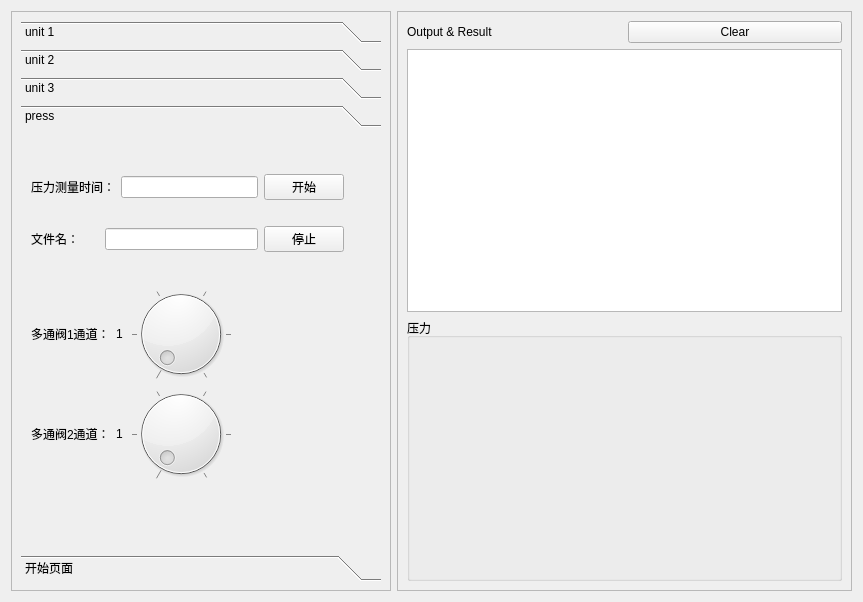
<?xml version="1.0" encoding="UTF-8"?>
<ui version="4.0">
 <class>Form</class>
 <widget class="QWidget" name="Form">
  <property name="geometry">
   <rect>
    <x>0</x>
    <y>0</y>
    <width>863</width>
    <height>602</height>
   </rect>
  </property>
  <property name="sizePolicy">
   <sizepolicy hsizetype="Expanding" vsizetype="Expanding">
    <horstretch>1</horstretch>
    <verstretch>0</verstretch>
   </sizepolicy>
  </property>
  <property name="windowTitle">
   <string>多肽合成操作界面</string>
  </property>
  <layout class="QVBoxLayout" name="verticalLayout_3">
   <item>
    <layout class="QHBoxLayout" name="horizontalLayout_9" stretch="2,8">
     <item>
      <widget class="QFrame" name="frame">
       <property name="minimumSize">
        <size>
         <width>380</width>
         <height>230</height>
        </size>
       </property>
       <property name="frameShape">
        <enum>QFrame::StyledPanel</enum>
       </property>
       <property name="frameShadow">
        <enum>QFrame::Raised</enum>
       </property>
       <layout class="QVBoxLayout" name="verticalLayout_7">
        <item>
         <widget class="QToolBox" name="toolBox">
          <property name="toolTip">
           <string>&lt;html&gt;&lt;head/&gt;&lt;body&gt;&lt;p&gt;&lt;br/&gt;&lt;/p&gt;&lt;/body&gt;&lt;/html&gt;</string>
          </property>
          <property name="styleSheet">
           <string notr="true"/>
          </property>
          <property name="currentIndex">
           <number>3</number>
          </property>
          <widget class="QWidget" name="page">
           <property name="geometry">
            <rect>
             <x>0</x>
             <y>0</y>
             <width>98</width>
             <height>28</height>
            </rect>
           </property>
           <attribute name="label">
            <string>unit 1</string>
           </attribute>
           <widget class="QWidget" name="layoutWidget">
            <property name="geometry">
             <rect>
              <x>10</x>
              <y>11</y>
              <width>340</width>
              <height>244</height>
             </rect>
            </property>
            <layout class="QVBoxLayout" name="verticalLayout_100">
             <item>
              <layout class="QHBoxLayout" name="horizontalLayout_101">
               <item>
                <widget class="QLabel" name="pump3_label">
                 <property name="text">
                  <string>pump3:</string>
                 </property>
                </widget>
               </item>
               <item>
                <widget class="QSpinBox" name="pump3_spinbox">
                 <property name="maximum">
                  <number>300</number>
                 </property>
                </widget>
               </item>
               <item>
                <widget class="QPushButton" name="pump3_open_button">
                 <property name="text">
                  <string>Open</string>
                 </property>
                </widget>
               </item>
               <item>
                <widget class="QPushButton" name="pump3_stop_button">
                 <property name="text">
                  <string>Stop</string>
                 </property>
                </widget>
               </item>
               <item>
                <widget class="QPushButton" name="pump3_reverse">
                 <property name="text">
                  <string>reverse</string>
                 </property>
                </widget>
               </item>
              </layout>
             </item>
             <item>
              <layout class="QHBoxLayout" name="horizontalLayout_102">
               <item>
                <widget class="QLabel" name="pump4_label">
                 <property name="text">
                  <string>pump4:</string>
                 </property>
                </widget>
               </item>
               <item>
                <widget class="QSpinBox" name="pump4_spinbox">
                 <property name="maximum">
                  <number>300</number>
                 </property>
                </widget>
               </item>
               <item>
                <widget class="QPushButton" name="pump4_open_button">
                 <property name="text">
                  <string>Open</string>
                 </property>
                </widget>
               </item>
               <item>
                <widget class="QPushButton" name="pump4_stop_button">
                 <property name="text">
                  <string>Stop</string>
                 </property>
                </widget>
               </item>
               <item>
                <widget class="QPushButton" name="pump4_reverse">
                 <property name="text">
                  <string>reverse</string>
                 </property>
                </widget>
               </item>
              </layout>
             </item>
             <item>
              <layout class="QHBoxLayout" name="horizontalLayout_103">
               <item>
                <widget class="QLabel" name="pump5_label">
                 <property name="text">
                  <string>pump5:</string>
                 </property>
                </widget>
               </item>
               <item>
                <widget class="QSpinBox" name="pump5_spinbox">
                 <property name="maximum">
                  <number>300</number>
                 </property>
                </widget>
               </item>
               <item>
                <widget class="QPushButton" name="pump5_open_button">
                 <property name="text">
                  <string>Open</string>
                 </property>
                </widget>
               </item>
               <item>
                <widget class="QPushButton" name="pump5_stop_button">
                 <property name="text">
                  <string>Stop</string>
                 </property>
                </widget>
               </item>
               <item>
                <widget class="QPushButton" name="pump5_reverse">
                 <property name="text">
                  <string>reverse</string>
                 </property>
                </widget>
               </item>
              </layout>
             </item>
             <item>
              <layout class="QHBoxLayout" name="horizontalLayout_104">
               <item>
                <widget class="QLabel" name="unit1_wash">
                 <property name="text">
                  <string>wash:</string>
                 </property>
                </widget>
               </item>
               <item>
                <widget class="QSpinBox" name="unit1_wash_spinbox">
                 <property name="maximum">
                  <number>300</number>
                 </property>
                </widget>
               </item>
               <item>
                <widget class="QPushButton" name="unit1_wash_open_button">
                 <property name="text">
                  <string>Open</string>
                 </property>
                </widget>
               </item>
               <item>
                <widget class="QPushButton" name="unit1_wahs_stop_button">
                 <property name="text">
                  <string>Stop</string>
                 </property>
                </widget>
               </item>
               <item>
                <widget class="QPushButton" name="unit1_reverse">
                 <property name="text">
                  <string>reverse</string>
                 </property>
                </widget>
               </item>
              </layout>
             </item>
             <item>
              <layout class="QHBoxLayout" name="horizontalLayout_105">
               <item>
                <widget class="QLabel" name="unit1_waste_label">
                 <property name="text">
                  <string>waste:</string>
                 </property>
                </widget>
               </item>
               <item>
                <widget class="QSpinBox" name="unit1_waste_spinbox">
                 <property name="maximum">
                  <number>300</number>
                 </property>
                </widget>
               </item>
               <item>
                <widget class="QPushButton" name="unit1_waste_open_button">
                 <property name="text">
                  <string>Open</string>
                 </property>
                </widget>
               </item>
               <item>
                <widget class="QPushButton" name="unit1_waste_stop_button">
                 <property name="text">
                  <string>Stop</string>
                 </property>
                </widget>
               </item>
               <item>
                <widget class="QPushButton" name="unit1_waste_reverse">
                 <property name="text">
                  <string>reverse</string>
                 </property>
                </widget>
               </item>
              </layout>
             </item>
             <item>
              <layout class="QHBoxLayout" name="horizontalLayout_106" stretch="3,2,2">
               <property name="spacing">
                <number>10</number>
               </property>
               <item>
                <widget class="QLabel" name="unit1_depro_label">
                 <property name="text">
                  <string>脱保护：</string>
                 </property>
                </widget>
               </item>
               <item>
                <widget class="QPushButton" name="unit1_depro_start_button">
                 <property name="text">
                  <string>开始</string>
                 </property>
                </widget>
               </item>
               <item>
                <widget class="QPushButton" name="unit1_depro_stop_button">
                 <property name="text">
                  <string>暂停</string>
                 </property>
                </widget>
               </item>
              </layout>
             </item>
             <item>
              <layout class="QHBoxLayout" name="horizontalLayout_107" stretch="3,2,2">
               <property name="sizeConstraint">
                <enum>QLayout::SetDefaultConstraint</enum>
               </property>
               <item>
                <widget class="QLabel" name="unit1_couple_label">
                 <property name="text">
                  <string>缩合：</string>
                 </property>
                </widget>
               </item>
               <item>
                <widget class="QPushButton" name="unit1_couple_start_button">
                 <property name="text">
                  <string>开始</string>
                 </property>
                </widget>
               </item>
               <item>
                <widget class="QPushButton" name="unit1_couple__stop_button">
                 <property name="text">
                  <string>暂停</string>
                 </property>
                </widget>
               </item>
              </layout>
             </item>
             <item>
              <layout class="QHBoxLayout" name="horizontalLayout_108" stretch="3,2,2">
               <item>
                <widget class="QLabel" name="unit1_wash_label">
                 <property name="text">
                  <string>清洗：</string>
                 </property>
                </widget>
               </item>
               <item>
                <widget class="QSpinBox" name="unit1_wash_frequence_sppinbox">
                 <property name="maximum">
                  <number>10</number>
                 </property>
                </widget>
               </item>
               <item>
                <widget class="QPushButton" name="unit1_wash_start_button">
                 <property name="text">
                  <string>开始</string>
                 </property>
                </widget>
               </item>
              </layout>
             </item>
            </layout>
           </widget>
          </widget>
          <widget class="QWidget" name="page_2">
           <property name="geometry">
            <rect>
             <x>0</x>
             <y>0</y>
             <width>98</width>
             <height>28</height>
            </rect>
           </property>
           <attribute name="label">
            <string>unit 2</string>
           </attribute>
           <widget class="QWidget" name="layoutWidget">
            <property name="geometry">
             <rect>
              <x>10</x>
              <y>10</y>
              <width>340</width>
              <height>244</height>
             </rect>
            </property>
            <layout class="QVBoxLayout" name="verticalLayout_200">
             <item>
              <layout class="QHBoxLayout" name="horizontalLayout_201">
               <item>
                <widget class="QLabel" name="pump6_label">
                 <property name="text">
                  <string>pump6:</string>
                 </property>
                </widget>
               </item>
               <item>
                <widget class="QSpinBox" name="pump6_spinbox">
                 <property name="maximum">
                  <number>300</number>
                 </property>
                </widget>
               </item>
               <item>
                <widget class="QPushButton" name="pump6_open_button">
                 <property name="text">
                  <string>Open</string>
                 </property>
                </widget>
               </item>
               <item>
                <widget class="QPushButton" name="pump6_stop_button">
                 <property name="text">
                  <string>Stop</string>
                 </property>
                </widget>
               </item>
               <item>
                <widget class="QPushButton" name="pump6_reverse">
                 <property name="text">
                  <string>reverse</string>
                 </property>
                </widget>
               </item>
              </layout>
             </item>
             <item>
              <layout class="QHBoxLayout" name="horizontalLayout_202">
               <item>
                <widget class="QLabel" name="pump7_label">
                 <property name="text">
                  <string>pump7:</string>
                 </property>
                </widget>
               </item>
               <item>
                <widget class="QSpinBox" name="pump7_spinbox">
                 <property name="maximum">
                  <number>300</number>
                 </property>
                </widget>
               </item>
               <item>
                <widget class="QPushButton" name="pump7_open_button">
                 <property name="text">
                  <string>Open</string>
                 </property>
                </widget>
               </item>
               <item>
                <widget class="QPushButton" name="pump7_stop_button">
                 <property name="text">
                  <string>Stop</string>
                 </property>
                </widget>
               </item>
               <item>
                <widget class="QPushButton" name="pump7_reverse">
                 <property name="text">
                  <string>reverse</string>
                 </property>
                </widget>
               </item>
              </layout>
             </item>
             <item>
              <layout class="QHBoxLayout" name="horizontalLayout_203">
               <item>
                <widget class="QLabel" name="pump8_label">
                 <property name="text">
                  <string>pump8:</string>
                 </property>
                </widget>
               </item>
               <item>
                <widget class="QSpinBox" name="pump8_spinbox">
                 <property name="maximum">
                  <number>300</number>
                 </property>
                </widget>
               </item>
               <item>
                <widget class="QPushButton" name="pump8_open_button">
                 <property name="text">
                  <string>Open</string>
                 </property>
                </widget>
               </item>
               <item>
                <widget class="QPushButton" name="pump8_stop_button">
                 <property name="text">
                  <string>Stop</string>
                 </property>
                </widget>
               </item>
               <item>
                <widget class="QPushButton" name="pump8_reverse">
                 <property name="text">
                  <string>reverse</string>
                 </property>
                </widget>
               </item>
              </layout>
             </item>
             <item>
              <layout class="QHBoxLayout" name="horizontalLayout_204">
               <item>
                <widget class="QLabel" name="unit2_wash">
                 <property name="text">
                  <string>wash:</string>
                 </property>
                </widget>
               </item>
               <item>
                <widget class="QSpinBox" name="unit2_wash_spinbox">
                 <property name="maximum">
                  <number>300</number>
                 </property>
                </widget>
               </item>
               <item>
                <widget class="QPushButton" name="unit2_wash_open_button">
                 <property name="text">
                  <string>Open</string>
                 </property>
                </widget>
               </item>
               <item>
                <widget class="QPushButton" name="unit2_wahs_stop_button">
                 <property name="text">
                  <string>Stop</string>
                 </property>
                </widget>
               </item>
               <item>
                <widget class="QPushButton" name="unit2_reverse">
                 <property name="text">
                  <string>reverse</string>
                 </property>
                </widget>
               </item>
              </layout>
             </item>
             <item>
              <layout class="QHBoxLayout" name="horizontalLayout_205">
               <item>
                <widget class="QLabel" name="unit2_waste_label">
                 <property name="text">
                  <string>waste:</string>
                 </property>
                </widget>
               </item>
               <item>
                <widget class="QSpinBox" name="unit2_waste_spinbox">
                 <property name="maximum">
                  <number>300</number>
                 </property>
                </widget>
               </item>
               <item>
                <widget class="QPushButton" name="unit2_waste_open_button">
                 <property name="text">
                  <string>Open</string>
                 </property>
                </widget>
               </item>
               <item>
                <widget class="QPushButton" name="unit2_waste_stop_button">
                 <property name="text">
                  <string>Stop</string>
                 </property>
                </widget>
               </item>
               <item>
                <widget class="QPushButton" name="unit2_waste_reverse">
                 <property name="text">
                  <string>reverse</string>
                 </property>
                </widget>
               </item>
              </layout>
             </item>
             <item>
              <layout class="QHBoxLayout" name="horizontalLayout_206" stretch="3,2,2">
               <property name="spacing">
                <number>10</number>
               </property>
               <item>
                <widget class="QLabel" name="unit2_depro_label">
                 <property name="text">
                  <string>脱保护：</string>
                 </property>
                </widget>
               </item>
               <item>
                <widget class="QPushButton" name="unit2_depro_start_button">
                 <property name="text">
                  <string>开始</string>
                 </property>
                </widget>
               </item>
               <item>
                <widget class="QPushButton" name="unit2_depro_stop_button">
                 <property name="text">
                  <string>暂停</string>
                 </property>
                </widget>
               </item>
              </layout>
             </item>
             <item>
              <layout class="QHBoxLayout" name="horizontalLayout_207" stretch="3,2,2">
               <property name="sizeConstraint">
                <enum>QLayout::SetDefaultConstraint</enum>
               </property>
               <item>
                <widget class="QLabel" name="unit2_couple_label">
                 <property name="text">
                  <string>缩合：</string>
                 </property>
                </widget>
               </item>
               <item>
                <widget class="QPushButton" name="unit2_couple_start_button">
                 <property name="text">
                  <string>开始</string>
                 </property>
                </widget>
               </item>
               <item>
                <widget class="QPushButton" name="unit2_couple__stop_button">
                 <property name="text">
                  <string>暂停</string>
                 </property>
                </widget>
               </item>
              </layout>
             </item>
             <item>
              <layout class="QHBoxLayout" name="horizontalLayout_208" stretch="3,2,2">
               <item>
                <widget class="QLabel" name="unit2_wash_label">
                 <property name="text">
                  <string>清洗：</string>
                 </property>
                </widget>
               </item>
               <item>
                <widget class="QSpinBox" name="unit2_wash_frequence_sppinbox">
                 <property name="maximum">
                  <number>10</number>
                 </property>
                </widget>
               </item>
               <item>
                <widget class="QPushButton" name="unit2_wash_start_button">
                 <property name="text">
                  <string>开始</string>
                 </property>
                </widget>
               </item>
              </layout>
             </item>
            </layout>
           </widget>
          </widget>
          <widget class="QWidget" name="page_3">
           <property name="geometry">
            <rect>
             <x>0</x>
             <y>0</y>
             <width>98</width>
             <height>28</height>
            </rect>
           </property>
           <attribute name="label">
            <string>unit 3</string>
           </attribute>
           <widget class="QWidget" name="layoutWidget_4">
            <property name="geometry">
             <rect>
              <x>10</x>
              <y>10</y>
              <width>347</width>
              <height>244</height>
             </rect>
            </property>
            <layout class="QVBoxLayout" name="verticalLayout_300">
             <item>
              <layout class="QHBoxLayout" name="horizontalLayout_301">
               <item>
                <widget class="QLabel" name="pump9_label">
                 <property name="text">
                  <string>pump9:</string>
                 </property>
                </widget>
               </item>
               <item>
                <widget class="QSpinBox" name="pump9_spinbox">
                 <property name="maximum">
                  <number>300</number>
                 </property>
                </widget>
               </item>
               <item>
                <widget class="QPushButton" name="pump9_open_button">
                 <property name="text">
                  <string>Open</string>
                 </property>
                </widget>
               </item>
               <item>
                <widget class="QPushButton" name="pump9_stop_button">
                 <property name="text">
                  <string>Stop</string>
                 </property>
                </widget>
               </item>
               <item>
                <widget class="QPushButton" name="pump9_reverse">
                 <property name="text">
                  <string>reverse</string>
                 </property>
                </widget>
               </item>
              </layout>
             </item>
             <item>
              <layout class="QHBoxLayout" name="horizontalLayout_302">
               <item>
                <widget class="QLabel" name="pump10_label">
                 <property name="text">
                  <string>pump10:</string>
                 </property>
                </widget>
               </item>
               <item>
                <widget class="QSpinBox" name="pump10_spinbox">
                 <property name="maximum">
                  <number>300</number>
                 </property>
                </widget>
               </item>
               <item>
                <widget class="QPushButton" name="pump10_open_button">
                 <property name="text">
                  <string>Open</string>
                 </property>
                </widget>
               </item>
               <item>
                <widget class="QPushButton" name="pump10_stop_button">
                 <property name="text">
                  <string>Stop</string>
                 </property>
                </widget>
               </item>
               <item>
                <widget class="QPushButton" name="pump10_reverse">
                 <property name="text">
                  <string>reverse</string>
                 </property>
                </widget>
               </item>
              </layout>
             </item>
             <item>
              <layout class="QHBoxLayout" name="horizontalLayout_303">
               <item>
                <widget class="QLabel" name="pump11_label">
                 <property name="text">
                  <string>pump11:</string>
                 </property>
                </widget>
               </item>
               <item>
                <widget class="QSpinBox" name="pump11_spinbox">
                 <property name="maximum">
                  <number>300</number>
                 </property>
                </widget>
               </item>
               <item>
                <widget class="QPushButton" name="pump11_open_button">
                 <property name="text">
                  <string>Open</string>
                 </property>
                </widget>
               </item>
               <item>
                <widget class="QPushButton" name="pump11_stop_button">
                 <property name="text">
                  <string>Stop</string>
                 </property>
                </widget>
               </item>
               <item>
                <widget class="QPushButton" name="pump11_reverse">
                 <property name="text">
                  <string>reverse</string>
                 </property>
                </widget>
               </item>
              </layout>
             </item>
             <item>
              <layout class="QHBoxLayout" name="horizontalLayout_304">
               <item>
                <widget class="QLabel" name="unit3_wash">
                 <property name="text">
                  <string>wash:</string>
                 </property>
                </widget>
               </item>
               <item>
                <widget class="QSpinBox" name="unit3_wash_spinbox">
                 <property name="maximum">
                  <number>300</number>
                 </property>
                </widget>
               </item>
               <item>
                <widget class="QPushButton" name="unit3_wash_open_button">
                 <property name="text">
                  <string>Open</string>
                 </property>
                </widget>
               </item>
               <item>
                <widget class="QPushButton" name="unit3_wahs_stop_button">
                 <property name="text">
                  <string>Stop</string>
                 </property>
                </widget>
               </item>
               <item>
                <widget class="QPushButton" name="unit3_reverse">
                 <property name="text">
                  <string>reverse</string>
                 </property>
                </widget>
               </item>
              </layout>
             </item>
             <item>
              <layout class="QHBoxLayout" name="horizontalLayout_305">
               <item>
                <widget class="QLabel" name="unit3_waste_label">
                 <property name="text">
                  <string>waste:</string>
                 </property>
                </widget>
               </item>
               <item>
                <widget class="QSpinBox" name="unit3_waste_spinbox">
                 <property name="maximum">
                  <number>300</number>
                 </property>
                </widget>
               </item>
               <item>
                <widget class="QPushButton" name="unit3_waste_open_button">
                 <property name="text">
                  <string>Open</string>
                 </property>
                </widget>
               </item>
               <item>
                <widget class="QPushButton" name="unit3_waste_stop_button">
                 <property name="text">
                  <string>Stop</string>
                 </property>
                </widget>
               </item>
               <item>
                <widget class="QPushButton" name="unit3_waste_reverse">
                 <property name="text">
                  <string>reverse</string>
                 </property>
                </widget>
               </item>
              </layout>
             </item>
             <item>
              <layout class="QHBoxLayout" name="horizontalLayout_306" stretch="3,2,2">
               <property name="spacing">
                <number>10</number>
               </property>
               <item>
                <widget class="QLabel" name="unit3_depro_label">
                 <property name="text">
                  <string>脱保护：</string>
                 </property>
                </widget>
               </item>
               <item>
                <widget class="QPushButton" name="unit3_depro_start_button">
                 <property name="text">
                  <string>开始</string>
                 </property>
                </widget>
               </item>
               <item>
                <widget class="QPushButton" name="unit3_depro_stop_button">
                 <property name="text">
                  <string>暂停</string>
                 </property>
                </widget>
               </item>
              </layout>
             </item>
             <item>
              <layout class="QHBoxLayout" name="horizontalLayout_307" stretch="3,2,2">
               <property name="sizeConstraint">
                <enum>QLayout::SetDefaultConstraint</enum>
               </property>
               <item>
                <widget class="QLabel" name="unit3_couple_label">
                 <property name="text">
                  <string>缩合：</string>
                 </property>
                </widget>
               </item>
               <item>
                <widget class="QPushButton" name="unit3_couple_start_button">
                 <property name="text">
                  <string>开始</string>
                 </property>
                </widget>
               </item>
               <item>
                <widget class="QPushButton" name="unit3_couple__stop_button">
                 <property name="text">
                  <string>暂停</string>
                 </property>
                </widget>
               </item>
              </layout>
             </item>
             <item>
              <layout class="QHBoxLayout" name="horizontalLayout_308" stretch="3,2,2">
               <item>
                <widget class="QLabel" name="unit3_wash_label">
                 <property name="text">
                  <string>清洗：</string>
                 </property>
                </widget>
               </item>
               <item>
                <widget class="QSpinBox" name="unit3_wash_frequence_sppinbox">
                 <property name="maximum">
                  <number>10</number>
                 </property>
                </widget>
               </item>
               <item>
                <widget class="QPushButton" name="unit3_start_wash_button">
                 <property name="text">
                  <string>开始</string>
                 </property>
                </widget>
               </item>
              </layout>
             </item>
            </layout>
           </widget>
          </widget>
          <widget class="QWidget" name="page_6">
           <property name="geometry">
            <rect>
             <x>0</x>
             <y>0</y>
             <width>360</width>
             <height>417</height>
            </rect>
           </property>
           <attribute name="label">
            <string>press</string>
           </attribute>
           <widget class="QWidget" name="layoutWidget">
            <property name="geometry">
             <rect>
              <x>10</x>
              <y>21</y>
              <width>313</width>
              <height>120</height>
             </rect>
            </property>
            <layout class="QVBoxLayout" name="verticalLayout">
             <item>
              <layout class="QHBoxLayout" name="horizontalLayout_14" stretch="4,9,2">
               <item>
                <widget class="QLabel" name="pressure_time_label">
                 <property name="text">
                  <string>压力测量时间：</string>
                 </property>
                </widget>
               </item>
               <item>
                <widget class="QLineEdit" name="pressure_time">
                 <property name="sizePolicy">
                  <sizepolicy hsizetype="Preferred" vsizetype="Fixed">
                   <horstretch>0</horstretch>
                   <verstretch>0</verstretch>
                  </sizepolicy>
                 </property>
                </widget>
               </item>
               <item>
                <widget class="QPushButton" name="pressure_start">
                 <property name="text">
                  <string>开始</string>
                 </property>
                </widget>
               </item>
              </layout>
             </item>
             <item>
              <layout class="QHBoxLayout" name="horizontalLayout_15" stretch="4,9,2">
               <property name="sizeConstraint">
                <enum>QLayout::SetFixedSize</enum>
               </property>
               <item>
                <widget class="QLabel" name="file_name_label">
                 <property name="text">
                  <string>文件名：</string>
                 </property>
                </widget>
               </item>
               <item>
                <widget class="QLineEdit" name="file_name">
                 <property name="sizePolicy">
                  <sizepolicy hsizetype="Preferred" vsizetype="Fixed">
                   <horstretch>0</horstretch>
                   <verstretch>0</verstretch>
                  </sizepolicy>
                 </property>
                </widget>
               </item>
               <item>
                <widget class="QPushButton" name="pressure_stop">
                 <property name="text">
                  <string>停止</string>
                 </property>
                </widget>
               </item>
              </layout>
             </item>
            </layout>
           </widget>
           <widget class="QWidget" name="layoutWidget_2">
            <property name="geometry">
             <rect>
              <x>10</x>
              <y>250</y>
              <width>200</width>
              <height>102</height>
             </rect>
            </property>
            <layout class="QHBoxLayout" name="horizontalLayout_2">
             <item>
              <widget class="QLabel" name="value2_label_2">
               <property name="text">
                <string>多通阀2通道：</string>
               </property>
              </widget>
             </item>
             <item>
              <widget class="QLabel" name="valeu2_passage_label">
               <property name="text">
                <string>1</string>
               </property>
              </widget>
             </item>
             <item>
              <widget class="QDial" name="value2_dial">
               <property name="minimum">
                <number>1</number>
               </property>
               <property name="maximum">
                <number>6</number>
               </property>
               <property name="notchesVisible">
                <bool>true</bool>
               </property>
              </widget>
             </item>
            </layout>
           </widget>
           <widget class="QWidget" name="layoutWidget">
            <property name="geometry">
             <rect>
              <x>10</x>
              <y>150</y>
              <width>200</width>
              <height>102</height>
             </rect>
            </property>
            <layout class="QHBoxLayout" name="horizontalLayout">
             <item>
              <widget class="QLabel" name="value1_label_2">
               <property name="text">
                <string>多通阀1通道：</string>
               </property>
              </widget>
             </item>
             <item>
              <widget class="QLabel" name="value1_passage_label">
               <property name="text">
                <string>1</string>
               </property>
              </widget>
             </item>
             <item>
              <widget class="QDial" name="value1_dial">
               <property name="minimum">
                <number>1</number>
               </property>
               <property name="maximum">
                <number>6</number>
               </property>
               <property name="notchesVisible">
                <bool>true</bool>
               </property>
              </widget>
             </item>
            </layout>
           </widget>
          </widget>
          <widget class="QWidget" name="page_7">
           <property name="geometry">
            <rect>
             <x>0</x>
             <y>0</y>
             <width>98</width>
             <height>28</height>
            </rect>
           </property>
           <attribute name="label">
            <string>开始页面</string>
           </attribute>
           <widget class="QWidget" name="layoutWidget_3">
            <property name="geometry">
             <rect>
              <x>5</x>
              <y>20</y>
              <width>351</width>
              <height>311</height>
             </rect>
            </property>
            <layout class="QVBoxLayout" name="verticalLayout_2">
             <item>
              <layout class="QHBoxLayout" name="horizontalLayout_6">
               <item>
                <widget class="QLabel" name="tepro_vol_label">
                 <property name="text">
                  <string>托保护液用量：</string>
                 </property>
                </widget>
               </item>
               <item>
                <spacer name="horizontalSpacer_8">
                 <property name="orientation">
                  <enum>Qt::Horizontal</enum>
                 </property>
                 <property name="sizeHint" stdset="0">
                  <size>
                   <width>13</width>
                   <height>20</height>
                  </size>
                 </property>
                </spacer>
               </item>
               <item>
                <widget class="QSpinBox" name="tepro_vol_spinBox">
                 <property name="singleStep">
                  <number>1</number>
                 </property>
                 <property name="value">
                  <number>10</number>
                 </property>
                </widget>
               </item>
              </layout>
             </item>
             <item>
              <layout class="QHBoxLayout" name="horizontalLayout_4">
               <item>
                <widget class="QLabel" name="couple_vol_label">
                 <property name="text">
                  <string>偶联液用量：</string>
                 </property>
                </widget>
               </item>
               <item>
                <spacer name="horizontalSpacer_4">
                 <property name="orientation">
                  <enum>Qt::Horizontal</enum>
                 </property>
                 <property name="sizeHint" stdset="0">
                  <size>
                   <width>13</width>
                   <height>20</height>
                  </size>
                 </property>
                </spacer>
               </item>
               <item>
                <widget class="QSpinBox" name="couple_vol_spinBox">
                 <property name="value">
                  <number>10</number>
                 </property>
                </widget>
               </item>
              </layout>
             </item>
             <item>
              <layout class="QHBoxLayout" name="horizontalLayout_3">
               <item>
                <widget class="QLabel" name="tepro_time_label">
                 <property name="text">
                  <string>脱保护时间：</string>
                 </property>
                </widget>
               </item>
               <item>
                <spacer name="horizontalSpacer_5">
                 <property name="orientation">
                  <enum>Qt::Horizontal</enum>
                 </property>
                 <property name="sizeHint" stdset="0">
                  <size>
                   <width>13</width>
                   <height>20</height>
                  </size>
                 </property>
                </spacer>
               </item>
               <item>
                <widget class="QSpinBox" name="tepro_time_spinBox">
                 <property name="value">
                  <number>2</number>
                 </property>
                </widget>
               </item>
              </layout>
             </item>
             <item>
              <layout class="QHBoxLayout" name="horizontalLayout_10">
               <item>
                <widget class="QLabel" name="couple_time_label">
                 <property name="text">
                  <string>偶联时间：</string>
                 </property>
                </widget>
               </item>
               <item>
                <spacer name="horizontalSpacer_6">
                 <property name="orientation">
                  <enum>Qt::Horizontal</enum>
                 </property>
                 <property name="sizeHint" stdset="0">
                  <size>
                   <width>28</width>
                   <height>20</height>
                  </size>
                 </property>
                </spacer>
               </item>
               <item>
                <widget class="QSpinBox" name="couple_time_spinBox">
                 <property name="value">
                  <number>6</number>
                 </property>
                </widget>
               </item>
              </layout>
             </item>
             <item>
              <layout class="QHBoxLayout" name="horizontalLayout_11">
               <item>
                <widget class="QLabel" name="wash_label">
                 <property name="text">
                  <string>洗涤次数：</string>
                 </property>
                </widget>
               </item>
               <item>
                <spacer name="horizontalSpacer">
                 <property name="orientation">
                  <enum>Qt::Horizontal</enum>
                 </property>
                 <property name="sizeHint" stdset="0">
                  <size>
                   <width>40</width>
                   <height>20</height>
                  </size>
                 </property>
                </spacer>
               </item>
               <item>
                <widget class="QSpinBox" name="wash_frequence_spinBox">
                 <property name="value">
                  <number>5</number>
                 </property>
                </widget>
               </item>
              </layout>
             </item>
             <item>
              <layout class="QHBoxLayout" name="horizontalLayout_13">
               <item>
                <widget class="QPushButton" name="start_pushButton">
                 <property name="text">
                  <string>开始按钮</string>
                 </property>
                </widget>
               </item>
               <item>
                <spacer name="horizontalSpacer_2">
                 <property name="orientation">
                  <enum>Qt::Horizontal</enum>
                 </property>
                 <property name="sizeHint" stdset="0">
                  <size>
                   <width>40</width>
                   <height>20</height>
                  </size>
                 </property>
                </spacer>
               </item>
               <item>
                <widget class="QPushButton" name="stop_pushButton">
                 <property name="text">
                  <string>结束按钮</string>
                 </property>
                </widget>
               </item>
              </layout>
             </item>
            </layout>
           </widget>
          </widget>
         </widget>
        </item>
       </layout>
      </widget>
     </item>
     <item>
      <widget class="QFrame" name="frame_2">
       <property name="minimumSize">
        <size>
         <width>400</width>
         <height>500</height>
        </size>
       </property>
       <property name="frameShape">
        <enum>QFrame::StyledPanel</enum>
       </property>
       <property name="frameShadow">
        <enum>QFrame::Raised</enum>
       </property>
       <layout class="QVBoxLayout" name="verticalLayout_9">
        <item>
         <layout class="QVBoxLayout" name="verticalLayout_6">
          <item>
           <layout class="QVBoxLayout" name="verticalLayout_5" stretch="1,10,10">
            <item>
             <layout class="QHBoxLayout" name="horizontalLayout_16">
              <item>
               <widget class="QLabel" name="output_label">
                <property name="text">
                 <string>Output &amp; Result</string>
                </property>
               </widget>
              </item>
              <item>
               <widget class="QPushButton" name="clear_button">
                <property name="layoutDirection">
                 <enum>Qt::LeftToRight</enum>
                </property>
                <property name="autoFillBackground">
                 <bool>false</bool>
                </property>
                <property name="text">
                 <string>Clear</string>
                </property>
                <property name="default">
                 <bool>false</bool>
                </property>
                <property name="flat">
                 <bool>false</bool>
                </property>
               </widget>
              </item>
             </layout>
            </item>
            <item>
             <widget class="QTextBrowser" name="display_text">
              <property name="minimumSize">
               <size>
                <width>198</width>
                <height>0</height>
               </size>
              </property>
              <property name="sizeAdjustPolicy">
               <enum>QAbstractScrollArea::AdjustIgnored</enum>
              </property>
             </widget>
            </item>
            <item>
             <layout class="QVBoxLayout" name="verticalLayout_11">
              <item>
               <widget class="QGroupBox" name="groupBox">
                <property name="title">
                 <string>压力</string>
                </property>
               </widget>
              </item>
             </layout>
            </item>
           </layout>
          </item>
         </layout>
        </item>
       </layout>
      </widget>
     </item>
    </layout>
   </item>
  </layout>
 </widget>
 <resources/>
 <connections/>
</ui>
